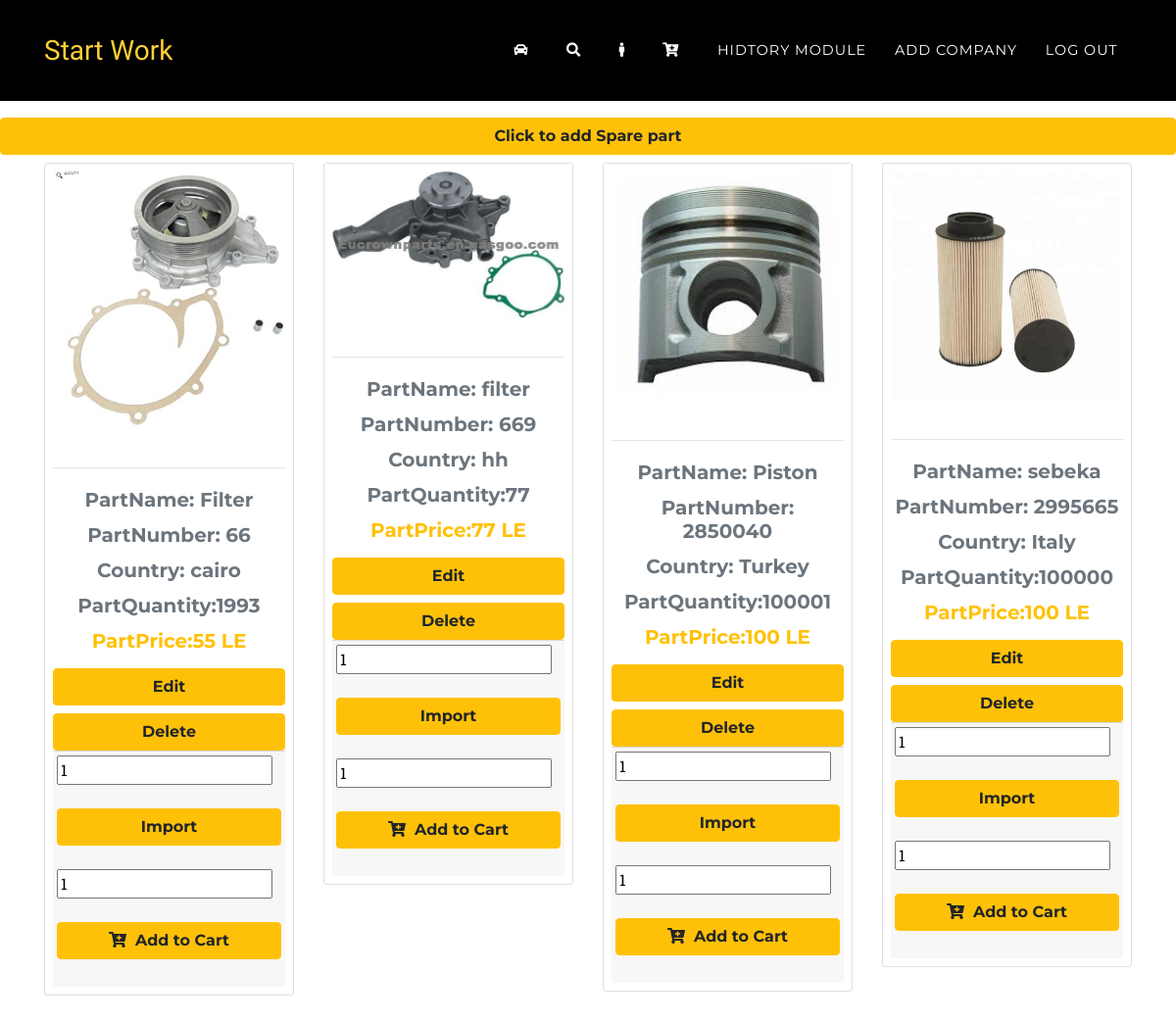
Screenshot of /SpareParts.php?CarID=1 (signed in) with the database file from the repository.
### tables this page shows
CREATE TABLE `sparepart` (
  `PartNumber` int(255) NOT NULL,
  `PartName` varchar(255) NOT NULL,
  `partCountry` varchar(255) NOT NULL,
  `partPrice` int(255) NOT NULL,
  `partQuantity` int(255) NOT NULL,
  `image` varchar(255) NOT NULL,
  `CarID` int(255) NOT NULL,
  `user_ID` int(255) NOT NULL
);

### app/view/View.php (called while the page is built, shortened)
<?php
abstract class  View
{
    public function __construct($controller, $model) {
        $this->model = $model;
    }
}
?>

### app/db/database.php (called while the page is built, shortened)
<?php
class Database {
    private static $Instance;
    private $LocalHost = "localhost";
    private $Name = "root";
    private $Password = "";
    private $DBname = "autosparecar";
    public $Connection;
    public function __construct() {
        $this->Connection = new mysqli($this->LocalHost, $this->Name, $this->Password, $this->DBname);
    }
    public static function GetInstance() {
        if(!isset(self::$Instance)) {
            self::$Instance = new self();
        }
            return self::$Instance;
    }
    public function GetConnection() {
       return $this->Connection;
    }
}
?>

### app/model/SpareParts.php (called while the page is built, shortened)
<?php
require_once(__ROOT__ . "model/SparePart.php");
class SpareParts extends Model
{
	private $SpareParts;
	private $CarID;
	function __construct($CarID)
	{
        $this->CarID = $CarID;
	}
function fillArray()
	{
		$this->SpareParts = array();
		$result = $this->readSpareParts($this->CarID);
		while ($row = $result->fetch_assoc())
		{
			array_push($this->SpareParts, new SparePart($row["PartNumber"]));
		}
	}
	function getSpareParts()
	{
        $d1= Database::GetInstance();
		$this->fillArray();
		return $this->SpareParts;
	}
	function readSpareParts($CarID)
	{
		$Parts="SELECT * FROM `sparepart` where `CarID`='$CarID'";
        $d1= Database::GetInstance();
        $result = mysqli_query($d1->GetConnection(), $Parts);
		if ($result->num_rows > -1)
		{
			return $result;
		}
		else
		{
			return false;
		}
	}
}
?>

### app/model/SparePart.php (called while the page is built, shortened)
<?php
require_once(__ROOT__ ."db/database.php");
class SparePart extends Model
{
	private $PartNumber;
	private $PartName;
	private $partCountry;
	private $partPrice;
	private $partQuantity;
	private $image;
	private $CarID;
	function __construct($PartNumber,$PartName="",$partCountry="",$partPrice="",$partQuantity="",$image="",$CarID="",$user_ID="")
	{
		$this->PartNumber = $PartNumber;
        $d1= Database::GetInstance();
    	if (""===$PartName)
	    {
	        $this->readSparePart($PartNumber);
	    }
	}
	function getPartNumber()
	{
		return $this->PartNumber;
	}
	function getPartName()
	{
		return $this->PartName;
	}
	function getpartCountry()
	{
		return $this->partCountry;
	}
	function getpartPrice()
	{
		return $this->partPrice;
	}
	function getpartQuantity()
	{
		return $this->partQuantity;
	}
	function getimage()
	{
		return $this->image;
	}
	function getCarID()
	{
		return $this->CarID;
	}
	function readSparePart($PartNumber)
	{
		$sql = "SELECT * FROM `sparepart` WHERE PartNumber=".$PartNumber;
        $d1= Database::GetInstance();
        $result = mysqli_query($d1->GetConnection(), $sql);
		if ($result->num_rows == 1){
			$row=mysqli_fetch_array($result);
			$this->PartName = $row['PartName'];
			$this->partCountry = $row['partCountry'];
			$this->partPrice = $row['partPrice'];
			$this->partQuantity = $row['partQuantity'];
			$this->image = $row['image'];
			$this->CarID=$row['CarID'];
		}
	}
}

### app/view/SparePartView.php (the view, shortened to what this page needs)
<?php
include"View.php";
class ViewSparePart extends View
{
    public function output()
    {
        $str='<!DOCTYPE html>
		<html lang="en">
		<head>
		<style>
		body{
				color: #fff;
				background: #000000;
			}
		</style>
		  <meta charset="utf-8">
		  <meta name="viewport" content="width=device-width, initial-scale=1, shrink-to-fit=no">
		  <meta name="description" content="">
		  <meta name="author" content="">
		  <title>Auto spare parts</title>
			<link rel="stylesheet" href="https://maxcdn.bootstrapcdn.com/bootstrap/4.5.0/css/bootstrap.min.css">
		  <link href="vendor/bootstrap/css/bootstrap.min.css" rel="stylesheet">
		  <link href="vendor/fontawesome-free/css/all.min.css" rel="stylesheet" type="text/css">
		  <link href="https://fonts.googleapis.com/css?family=Montserrat:400,700" rel="stylesheet" type="text/css">
		  <link href="https://fonts.googleapis.com/css?family=Kaushan+Script" rel="stylesheet" type="text/css">
		  <link href="https://fonts.googleapis.com/css?family=Droid+Serif:400,700,400italic,700italic" rel="stylesheet" type="text/css">
		  <link href="https://fonts.googleapis.com/css?family=Roboto+Slab:400,100,300,700" rel="stylesheet" type="text/css">
		  <link href="css/agency.min.css" rel="stylesheet">
		</head>
		<br><br>
		<body>
		<div class=""></div>
		<script src="https://ajax.googleapis.com/ajax/libs/jquery/3.5.1/jquery.min.js"></script>
<script src="https://cdnjs.cloudflare.com/ajax/libs/popper.js/1.16.0/umd/popper.min.js"></script>
<script src="https://maxcdn.bootstrapcdn.com/bootstrap/4.5.0/js/bootstrap.min.js"></script>';
        foreach ($this->model->getSpareParts() as $SparePart) {
			if($_SESSION["Role"]==='Manger' )
					{
			$str.="<br>
			<br>
			<br>
			<button type='submit'class='btn btn-warning btn-block' name='Add' id='Add'
					    onclick=\"location.href='SparePart.php?action=add&CarID=".$SparePart->getCarID()."&id=undefined'\">Click to add Spare part</button>";
					}
            $str.='
		<div class="container">
		 <div class="row mt-2 pb-3">';
            foreach ($this->model->getSpareParts() as $SparePart) {
                $str.='<div class="col-sm-6 col-md-4 col-lg-3 mb-2">
		  			<div class="card-deck">
					   <div class="card p-2 border-seconadry mb-2">
		  			 <img src="img/'.$SparePart->getimage() .' "class="card-img-top" hight="250"/><b1r><br><hr>
		  			 <div class="card-body p-1">
		  			 	<h5 class="card-title text-center text-secondary" name="partName">PartName: '.$SparePart->getPartName() .'</h5>
						<h5 class="card-title text-center text-secondary" name="partNumber">PartNumber: '.$SparePart->getPartNumber() .'</h5>
						<h5 class="card-title text-center text-secondary" name="partCountry">Country: '.$SparePart->getpartCountry() .'</h5>
						<h5 class="card-title text-center text-secondary" name="quantity">PartQuantity:'.$SparePart->getpartQuantity() .'</h5>
						<h5 class="card-title text-center text-warning" name="hidden_price">PartPrice:'.$SparePart->getpartPrice() .' LE</h5>
					   </div>';
					   if($_SESSION["Role"]==='Manger' )
					{
                $str.="
					   <button type='submit'class='btn btn-warning btn-block' name='Edit' id='Edit'
					    onclick=\"location.href='SparePart.php?action=edit&id=".$SparePart->getPartNumber()."'\">Edit</button>
					<button type='submit' class='btn btn-warning btn-block' name='Delete' id='Delete'
					 onclick=\"location.href='SparePart.php?action=delete&id=".$SparePart->getPartNumber()."'\">Delete </button>
				   ";
					}
                $str.=' <form action="Transactions.php?action=Import&id='.$SparePart->getPartNumber().'" method="post">
		  			 <div class="card-footer p-1">
						<input type="text"  name="Qty" value="1"><br><br>
						<button type="submit"  class="btn btn-warning btn-block" name="Import" id="Import" >Import</button><br>
					</form>';
					$str.='<form action="Cart.php?action=cart&partNumber='.$SparePart->getPartNumber().'" method="post">
					 <input type="text" id="Qty" name="Qty" value="1"><br><br>
						<button type="submit"  class="btn btn-warning btn-block" name="cart" id="cart"><i class ="fas fa-cart-plus"></i>&nbsp;&nbsp;Add to Cart</button><br>
						</form>
		  			 </div>
					   </div>
		  			</div>
		  		   </div>';
            }
            $str.=' </div>
		</div>';
            return $str;
        }
    }
    }

### app/view/SparePartView.php (style rules this page uses)
body { color: #fff; background: #000000; }

### rows the page displays
sparepart: image (picture), PartName "Filter", PartNumber "66", partCountry "cairo", partQuantity "1993", partPrice "55"
sparepart: image (picture), PartName "filter", PartNumber "669", partCountry "hh", partQuantity "77", partPrice "77"
sparepart: image (picture), PartName "Piston", PartNumber "2850040", partCountry "Turkey", partQuantity "100001", partPrice "100"
sparepart: image (picture), PartName "sebeka", PartNumber "2995665", partCountry "Italy", partQuantity "100000", partPrice "100"
